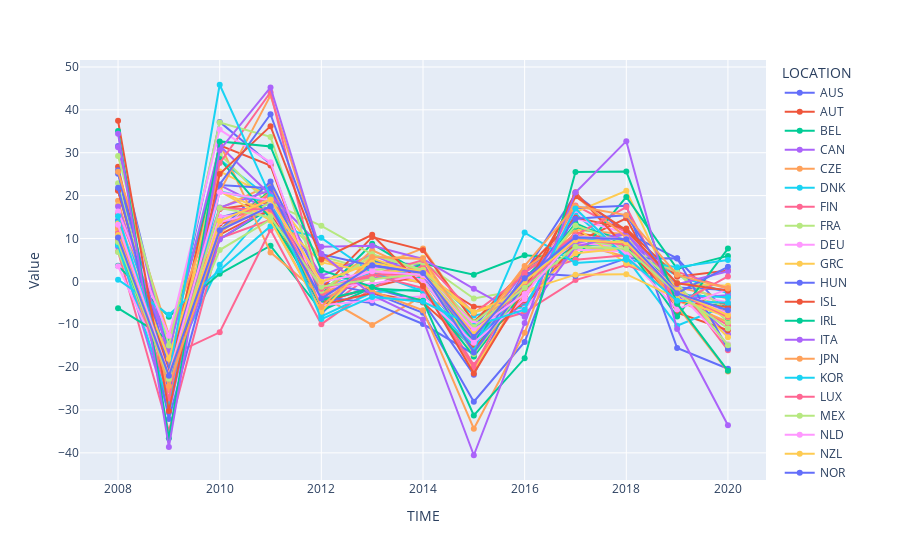

Write notebook code for a chart like this one.
### Code cell
fig_export_all = px.line(df_ex_percent_all, x='TIME', y='Value', markers=True, color='LOCATION')
fig_export_all.show()

### Figure 1 — Plotly figure (JSON) as saved in the notebook; plotly's stock layout.template omitted (floating-point values rounded to 4 significant figures)
{"data": [{"hovertemplate": "LOCATION=AUS<br>TIME=%{x}<br>Value=%{y}<extra></extra>", "legendgroup": "AUS", "line": {"color": "#636efa", "dash": "solid"}, "marker": {"symbol": "circle"}, "mode": "lines+markers", "name": "AUS", "orientation": "v", "showlegend": true, "type": "scatter", "x": [2008, 2009, 2010, 2011, 2012, 2013, 2014, 2015, 2016, 2017, 2018, 2019, 2020], "xaxis": "x", "y": [31.57, -16.79, 37.18, 27.36, -4.837, -1.566, -4.839, -21.76, 2.052, 20.29, 11.33, 5.353, -7.532], "yaxis": "y"}, {"hovertemplate": "LOCATION=AUT<br>TIME=%{x}<br>Value=%{y}<extra></extra>", "legendgroup": "AUT", "line": {"color": "#EF553B", "dash": "solid"}, "marker": {"symbol": "circle"}, "mode": "lines+markers", "name": "AUT", "orientation": "v", "showlegend": true, "type": "scatter", "x": [2008, 2009, 2010, 2011, 2012, 2013, 2014, 2015, 2016, 2017, 2018, 2019, 2020], "xaxis": "x", "y": [9.807, -24.12, 10.88, 16.96, -5.713, 4.656, 2.143, -14.54, -0.4801, 11.34, 9.441, -3.628, -5.37], "yaxis": "y"}, {"hovertemplate": "LOCATION=BEL<br>TIME=%{x}<br>Value=%{y}<extra></extra>", "legendgroup": "BEL", "line": {"color": "#00cc96", "dash": "solid"}, "marker": {"symbol": "circle"}, "mode": "lines+markers", "name": "BEL", "orientation": "v", "showlegend": true, "type": "scatter", "x": [2008, 2009, 2010, 2011, 2012, 2013, 2014, 2015, 2016, 2017, 2018, 2019, 2020], "xaxis": "x", "y": [8.962, -21.21, 9.915, 16.94, -6.205, 5.011, 0.448, -15.87, 0.3106, 8.572, 8.564, -4.515, -5.888], "yaxis": "y"}, {"hovertemplate": "LOCATION=CAN<br>TIME=%{x}<br>Value=%{y}<extra></extra>", "legendgroup": "CAN", "line": {"color": "#ab63fa", "dash": "solid"}, "marker": {"symbol": "circle"}, "mode": "lines+markers", "name": "CAN", "orientation": "v", "showlegend": true, "type": "scatter", "x": [2008, 2009, 2010, 2011, 2012, 2013, 2014, 2015, 2016, 2017, 2018, 2019, 2020], "xaxis": "x", "y": [8.622, -30.66, 22.42, 16.57, 0.8957, 0.583, 4.098, -13.97, -4.989, 7.902, 7.158, -1.029, -12.35], "yaxis": "y"}, {"hovertemplate": "LOCATION=CZE<br>TIME=%{x}<br>Value=%{y}<extra></extra>", "legendgroup": "CZE", "line": {"color": "#FFA15A", "dash": "solid"}, "marker": {"symbol": "circle"}, "mode": "lines+markers", "name": "CZE", "orientation": "v", "showlegend": true, "type": "scatter", "x": [2008, 2009, 2010, 2011, 2012, 2013, 2014, 2015, 2016, 2017, 2018, 2019, 2020], "xaxis": "x", "y": [18.77, -22.31, 17.0, 22.55, -3.131, 3.109, 7.685, -9.463, 2.582, 12.02, 10.99, -1.351, -3.987], "yaxis": "y"}, {"hovertemplate": "LOCATION=DNK<br>TIME=%{x}<br>Value=%{y}<extra></extra>", "legendgroup": "DNK", "line": {"color": "#19d3f3", "dash": "solid"}, "marker": {"symbol": "circle"}, "mode": "lines+markers", "name": "DNK", "orientation": "v", "showlegend": true, "type": "scatter", "x": [2008, 2009, 2010, 2011, 2012, 2013, 2014, 2015, 2016, 2017, 2018, 2019, 2020], "xaxis": "x", "y": [13.76, -20.64, 3.88, 17.42, -5.603, 4.045, 0.36, -14.5, -0.6417, 7.598, 7.36, 1.401, -2.783], "yaxis": "y"}, {"hovertemplate": "LOCATION=FIN<br>TIME=%{x}<br>Value=%{y}<extra></extra>", "legendgroup": "FIN", "line": {"color": "#FF6692", "dash": "solid"}, "marker": {"symbol": "circle"}, "mode": "lines+markers", "name": "FIN", "orientation": "v", "showlegend": true, "type": "scatter", "x": [2008, 2009, 2010, 2011, 2012, 2013, 2014, 2015, 2016, 2017, 2018, 2019, 2020], "xaxis": "x", "y": [6.943, -34.92, 10.04, 14.36, -7.052, 1.651, -0.3437, -19.5, -3.326, 17.71, 11.45, -2.896, -10.28], "yaxis": "y"}, {"hovertemplate": "LOCATION=FRA<br>TIME=%{x}<br>Value=%{y}<extra></extra>", "legendgroup": "FRA", "line": {"color": "#B6E880", "dash": "solid"}, "marker": {"symbol": "circle"}, "mode": "lines+markers", "name": "FRA", "orientation": "v", "showlegend": true, "type": "scatter", "x": [2008, 2009, 2010, 2011, 2012, 2013, 2014, 2015, 2016, 2017, 2018, 2019, 2020], "xaxis": "x", "y": [9.865, -21.22, 7.299, 14.38, -4.424, 2.427, 0.09226, -13.21, -1.279, 7.519, 8.421, -1.665, -14.73], "yaxis": "y"}, {"hovertemplate": "LOCATION=DEU<br>TIME=%{x}<br>Value=%{y}<extra></extra>", "legendgroup": "DEU", "line": {"color": "#FF97FF", "dash": "solid"}, "marker": {"symbol": "circle"}, "mode": "lines+markers", "name": "DEU", "orientation": "v", "showlegend": true, "type": "scatter", "x": [2008, 2009, 2010, 2011, 2012, 2013, 2014, 2015, 2016, 2017, 2018, 2019, 2020], "xaxis": "x", "y": [8.815, -22.72, 11.89, 17.33, -4.007, 3.098, 3.269, -11.74, 0.4744, 9.003, 8.088, -4.52, -7.784], "yaxis": "y"}, {"hovertemplate": "LOCATION=GRC<br>TIME=%{x}<br>Value=%{y}<extra></extra>", "legendgroup": "GRC", "line": {"color": "#FECB52", "dash": "solid"}, "marker": {"symbol": "circle"}, "mode": "lines+markers", "name": "GRC", "orientation": "v", "showlegend": true, "type": "scatter", "x": [2008, 2009, 2010, 2011, 2012, 2013, 2014, 2015, 2016, 2017, 2018, 2019, 2020], "xaxis": "x", "y": [17.76, -19.69, 11.24, 20.69, 5.093, 2.408, -0.384, -20.65, -1.864, 16.17, 21.12, -4.026, -7.075], "yaxis": "y"}, {"hovertemplate": "LOCATION=HUN<br>TIME=%{x}<br>Value=%{y}<extra></extra>", "legendgroup": "HUN", "line": {"color": "#636efa", "dash": "solid"}, "marker": {"symbol": "circle"}, "mode": "lines+markers", "name": "HUN", "orientation": "v", "showlegend": true, "type": "scatter", "x": [2008, 2009, 2010, 2011, 2012, 2013, 2014, 2015, 2016, 2017, 2018, 2019, 2020], "xaxis": "x", "y": [14.27, -23.49, 14.88, 18.09, -7.632, 4.442, 3.927, -10.59, 2.81, 10.52, 8.689, -1.41, -2.042], "yaxis": "y"}, {"hovertemplate": "LOCATION=ISL<br>TIME=%{x}<br>Value=%{y}<extra></extra>", "legendgroup": "ISL", "line": {"color": "#EF553B", "dash": "solid"}, "marker": {"symbol": "circle"}, "mode": "lines+markers", "name": "ISL", "orientation": "v", "showlegend": true, "type": "scatter", "x": [2008, 2009, 2010, 2011, 2012, 2013, 2014, 2015, 2016, 2017, 2018, 2019, 2020], "xaxis": "x", "y": [26.7, -24.08, 13.45, 16.24, -4.979, -1.308, 1.537, -5.949, -5.952, 9.044, 14.69, -7.316, -11.41], "yaxis": "y"}, {"hovertemplate": "LOCATION=IRL<br>TIME=%{x}<br>Value=%{y}<extra></extra>", "legendgroup": "IRL", "line": {"color": "#00cc96", "dash": "solid"}, "marker": {"symbol": "circle"}, "mode": "lines+markers", "name": "IRL", "orientation": "v", "showlegend": true, "type": "scatter", "x": [2008, 2009, 2010, 2011, 2012, 2013, 2014, 2015, 2016, 2017, 2018, 2019, 2020], "xaxis": "x", "y": [3.614, -8.24, 1.769, 8.308, -6.861, -1.476, 4.157, 1.536, 6.094, 5.238, 19.7, 2.899, 5.941], "yaxis": "y"}, {"hovertemplate": "LOCATION=ITA<br>TIME=%{x}<br>Value=%{y}<extra></extra>", "legendgroup": "ITA", "line": {"color": "#ab63fa", "dash": "solid"}, "marker": {"symbol": "circle"}, "mode": "lines+markers", "name": "ITA", "orientation": "v", "showlegend": true, "type": "scatter", "x": [2008, 2009, 2010, 2011, 2012, 2013, 2014, 2015, 2016, 2017, 2018, 2019, 2020], "xaxis": "x", "y": [8.048, -25.28, 9.785, 17.56, -4.026, 3.729, 1.893, -14.02, 1.036, 10.54, 8.287, -2.12, -7.545], "yaxis": "y"}, {"hovertemplate": "LOCATION=JPN<br>TIME=%{x}<br>Value=%{y}<extra></extra>", "legendgroup": "JPN", "line": {"color": "#FFA15A", "dash": "solid"}, "marker": {"symbol": "circle"}, "mode": "lines+markers", "name": "JPN", "orientation": "v", "showlegend": true, "type": "scatter", "x": [2008, 2009, 2010, 2011, 2012, 2013, 2014, 2015, 2016, 2017, 2018, 2019, 2020], "xaxis": "x", "y": [9.304, -25.4, 32.19, 6.758, -3.323, -10.18, -3.372, -9.529, 2.639, 8.83, 5.748, -4.466, -9.486], "yaxis": "y"}, {"hovertemplate": "LOCATION=KOR<br>TIME=%{x}<br>Value=%{y}<extra></extra>", "legendgroup": "KOR", "line": {"color": "#19d3f3", "dash": "solid"}, "marker": {"symbol": "circle"}, "mode": "lines+markers", "name": "KOR", "orientation": "v", "showlegend": true, "type": "scatter", "x": [2008, 2009, 2010, 2011, 2012, 2013, 2014, 2015, 2016, 2017, 2018, 2019, 2020], "xaxis": "x", "y": [13.73, -14.1, 28.44, 19.3, -1.276, 2.057, 2.276, -7.962, -6.019, 15.83, 5.455, -10.34, -5.517], "yaxis": "y"}, {"hovertemplate": "LOCATION=LUX<br>TIME=%{x}<br>Value=%{y}<extra></extra>", "legendgroup": "LUX", "line": {"color": "#FF6692", "dash": "solid"}, "marker": {"symbol": "circle"}, "mode": "lines+markers", "name": "LUX", "orientation": "v", "showlegend": true, "type": "scatter", "x": [2008, 2009, 2010, 2011, 2012, 2013, 2014, 2015, 2016, 2017, 2018, 2019, 2020], "xaxis": "x", "y": [11.39, -17.44, -11.88, 12.03, -9.984, -1.579, 3.648, -10.82, -7.22, 0.2937, 3.82, -0.407, -16.05], "yaxis": "y"}, {"hovertemplate": "LOCATION=MEX<br>TIME=%{x}<br>Value=%{y}<extra></extra>", "legendgroup": "MEX", "line": {"color": "#B6E880", "dash": "solid"}, "marker": {"symbol": "circle"}, "mode": "lines+markers", "name": "MEX", "orientation": "v", "showlegend": true, "type": "scatter", "x": [2008, 2009, 2010, 2011, 2012, 2013, 2014, 2015, 2016, 2017, 2018, 2019, 2020], "xaxis": "x", "y": [6.839, -20.86, 29.74, 17.46, 5.883, 2.488, 4.386, -4.008, -1.837, 9.848, 9.856, 2.195, -9.549], "yaxis": "y"}, {"hovertemplate": "LOCATION=NLD<br>TIME=%{x}<br>Value=%{y}<extra></extra>", "legendgroup": "NLD", "line": {"color": "#FF97FF", "dash": "solid"}, "marker": {"symbol": "circle"}, "mode": "lines+markers", "name": "NLD", "orientation": "v", "showlegend": true, "type": "scatter", "x": [2008, 2009, 2010, 2011, 2012, 2013, 2014, 2015, 2016, 2017, 2018, 2019, 2020], "xaxis": "x", "y": [15.69, -21.96, 15.05, 16.56, -1.878, 2.381, 0.3229, -15.15, -0.2233, 14.7, 11.24, -2.628, -4.868], "yaxis": "y"}, {"hovertemplate": "LOCATION=NZL<br>TIME=%{x}<br>Value=%{y}<extra></extra>", "legendgroup": "NZL", "line": {"color": "#FECB52", "dash": "solid"}, "marker": {"symbol": "circle"}, "mode": "lines+markers", "name": "NZL", "orientation": "v", "showlegend": true, "type": "scatter", "x": [2008, 2009, 2010, 2011, 2012, 2013, 2014, 2015, 2016, 2017, 2018, 2019, 2020], "xaxis": "x", "y": [13.51, -18.39, 25.64, 19.79, -0.9115, 5.664, 5.488, -17.54, -1.47, 12.62, 4.172, -0.5249, -1.053], "yaxis": "y"}, {"hovertemplate": "LOCATION=NOR<br>TIME=%{x}<br>Value=%{y}<extra></extra>", "legendgroup": "NOR", "line": {"color": "#636efa", "dash": "solid"}, "marker": {"symbol": "circle"}, "mode": "lines+markers", "name": "NOR", "orientation": "v", "showlegend": true, "type": "scatter", "x": [2008, 2009, 2010, 2011, 2012, 2013, 2014, 2015, 2016, 2017, 2018, 2019, 2020], "xaxis": "x", "y": [25.9, -32.1, 11.89, 23.3, -0.278, -2.681, -7.336, -28.08, -14.13, 17.12, 17.65, -15.55, -20.38], "yaxis": "y"}, {"hovertemplate": "LOCATION=POL<br>TIME=%{x}<br>Value=%{y}<extra></extra>", "legendgroup": "POL", "line": {"color": "#EF553B", "dash": "solid"}, "marker": {"symbol": "circle"}, "mode": "lines+markers", "name": "POL", "orientation": "v", "showlegend": true, "type": "scatter", "x": [2008, 2009, 2010, 2011, 2012, 2013, 2014, 2015, 2016, 2017, 2018, 2019, 2020], "xaxis": "x", "y": [21.26, -19.87, 16.87, 18.49, -1.771, 10.32, 7.278, -9.516, 2.536, 14.86, 12.31, 1.099, 2.536], "yaxis": "y"}, {"hovertemplate": "LOCATION=PRT<br>TIME=%{x}<br>Value=%{y}<extra></extra>", "legendgroup": "PRT", "line": {"color": "#00cc96", "dash": "solid"}, "marker": {"symbol": "circle"}, "mode": "lines+markers", "name": "PRT", "orientation": "v", "showlegend": true, "type": "scatter", "x": [2008, 2009, 2010, 2011, 2012, 2013, 2014, 2015, 2016, 2017, 2018, 2019, 2020], "xaxis": "x", "y": [8.696, -22.49, 11.61, 21.15, -3.023, 8.744, 1.537, -13.98, 0.5724, 12.76, 9.641, -1.802, -8.48], "yaxis": "y"}, {"hovertemplate": "LOCATION=SVK<br>TIME=%{x}<br>Value=%{y}<extra></extra>", "legendgroup": "SVK", "line": {"color": "#ab63fa", "dash": "solid"}, "marker": {"symbol": "circle"}, "mode": "lines+markers", "name": "SVK", "orientation": "v", "showlegend": true, "type": "scatter", "x": [2008, 2009, 2010, 2011, 2012, 2013, 2014, 2015, 2016, 2017, 2018, 2019, 2020], "xaxis": "x", "y": [31.29, -18.35, 17.2, 21.25, 1.242, 6.174, 1.238, -13.27, 2.379, 8.88, 11.34, -4.063, -3.238], "yaxis": "y"}, {"hovertemplate": "LOCATION=ESP<br>TIME=%{x}<br>Value=%{y}<extra></extra>", "legendgroup": "ESP", "line": {"color": "#FFA15A", "dash": "solid"}, "marker": {"symbol": "circle"}, "mode": "lines+markers", "name": "ESP", "orientation": "v", "showlegend": true, "type": "scatter", "x": [2008, 2009, 2010, 2011, 2012, 2013, 2014, 2015, 2016, 2017, 2018, 2019, 2020], "xaxis": "x", "y": [10.19, -18.86, 11.76, 20.84, -3.263, 7.248, 1.887, -13.05, 3.016, 10.9, 8.083, -4.066, -7.745], "yaxis": "y"}, {"hovertemplate": "LOCATION=SWE<br>TIME=%{x}<br>Value=%{y}<extra></extra>", "legendgroup": "SWE", "line": {"color": "#19d3f3", "dash": "solid"}, "marker": {"symbol": "circle"}, "mode": "lines+markers", "name": "SWE", "orientation": "v", "showlegend": true, "type": "scatter", "x": [2008, 2009, 2010, 2011, 2012, 2013, 2014, 2015, 2016, 2017, 2018, 2019, 2020], "xaxis": "x", "y": [8.424, -28.55, 20.98, 18.51, -8.194, -2.604, -1.739, -15.02, -0.7467, 10.26, 8.32, -3.118, -3.699], "yaxis": "y"}, {"hovertemplate": "LOCATION=CHE<br>TIME=%{x}<br>Value=%{y}<extra></extra>", "legendgroup": "CHE", "line": {"color": "#FF6692", "dash": "solid"}, "marker": {"symbol": "circle"}, "mode": "lines+markers", "name": "CHE", "orientation": "v", "showlegend": true, "type": "scatter", "x": [2008, 2009, 2010, 2011, 2012, 2013, 2014, 2015, 2016, 2017, 2018, 2019, 2020], "xaxis": "x", "y": [15.79, -12.51, 11.57, 20.41, -4.575, 1.53, 4.978, -7.465, 1.455, 5.016, 6.114, 2.226, -1.679], "yaxis": "y"}, {"hovertemplate": "LOCATION=TUR<br>TIME=%{x}<br>Value=%{y}<extra></extra>", "legendgroup": "TUR", "line": {"color": "#B6E880", "dash": "solid"}, "marker": {"symbol": "circle"}, "mode": "lines+markers", "name": "TUR", "orientation": "v", "showlegend": true, "type": "scatter", "x": [2008, 2009, 2010, 2011, 2012, 2013, 2014, 2015, 2016, 2017, 2018, 2019, 2020], "xaxis": "x", "y": [22.85, -22.89, 11.97, 18.36, 12.96, 6.318, 2.62, -9.562, -0.588, 9.763, 7.992, 2.057, -7.006], "yaxis": "y"}, {"hovertemplate": "LOCATION=GBR<br>TIME=%{x}<br>Value=%{y}<extra></extra>", "legendgroup": "GBR", "line": {"color": "#FF97FF", "dash": "solid"}, "marker": {"symbol": "circle"}, "mode": "lines+markers", "name": "GBR", "orientation": "v", "showlegend": true, "type": "scatter", "x": [2008, 2009, 2010, 2011, 2012, 2013, 2014, 2015, 2016, 2017, 2018, 2019, 2020], "xaxis": "x", "y": [3.54, -22.25, 13.77, 16.86, -1.477, -0.582, 1.532, -9.888, -6.413, 7.362, 7.022, -2.386, -14.75], "yaxis": "y"}, {"hovertemplate": "LOCATION=USA<br>TIME=%{x}<br>Value=%{y}<extra></extra>", "legendgroup": "USA", "line": {"color": "#FECB52", "dash": "solid"}, "marker": {"symbol": "circle"}, "mode": "lines+markers", "name": "USA", "orientation": "v", "showlegend": true, "type": "scatter", "x": [2008, 2009, 2010, 2011, 2012, 2013, 2014, 2015, 2016, 2017, 2018, 2019, 2020], "xaxis": "x", "y": [12.13, -17.97, 21.04, 15.8, 4.419, 2.118, 2.707, -7.283, -3.465, 6.578, 7.709, -1.373, -13.04], "yaxis": "y"}, {"hovertemplate": "LOCATION=ARG<br>TIME=%{x}<br>Value=%{y}<extra></extra>", "legendgroup": "ARG", "line": {"color": "#636efa", "dash": "solid"}, "marker": {"symbol": "circle"}, "mode": "lines+markers", "name": "ARG", "orientation": "v", "showlegend": true, "type": "scatter", "x": [2008, 2009, 2010, 2011, 2012, 2013, 2014, 2015, 2016, 2017, 2018, 2019, 2020], "xaxis": "x", "y": [25.08, -20.49, 22.46, 21.72, -3.613, -5.024, -9.951, -16.99, 1.985, 1.267, 5.349, 5.398, -15.71], "yaxis": "y"}, {"hovertemplate": "LOCATION=BRA<br>TIME=%{x}<br>Value=%{y}<extra></extra>", "legendgroup": "BRA", "line": {"color": "#EF553B", "dash": "solid"}, "marker": {"symbol": "circle"}, "mode": "lines+markers", "name": "BRA", "orientation": "v", "showlegend": true, "type": "scatter", "x": [2008, 2009, 2010, 2011, 2012, 2013, 2014, 2015, 2016, 2017, 2018, 2019, 2020], "xaxis": "x", "y": [21.12, -21.73, 31.72, 27.02, -5.55, -2.747, -4.953, -15.54, -4.339, 20.78, 7.725, -4.615, -6.013], "yaxis": "y"}, {"hovertemplate": "LOCATION=CHL<br>TIME=%{x}<br>Value=%{y}<extra></extra>", "legendgroup": "CHL", "line": {"color": "#00cc96", "dash": "solid"}, "marker": {"symbol": "circle"}, "mode": "lines+markers", "name": "CHL", "orientation": "v", "showlegend": true, "type": "scatter", "x": [2008, 2009, 2010, 2011, 2012, 2013, 2014, 2015, 2016, 2017, 2018, 2019, 2020], "xaxis": "x", "y": [-6.255, -13.59, 28.52, 14.66, -4.366, -1.669, -2.297, -17.52, -2.045, 13.57, 8.375, -8.21, 7.638], "yaxis": "y"}, {"hovertemplate": "LOCATION=CHN<br>TIME=%{x}<br>Value=%{y}<extra></extra>", "legendgroup": "CHN", "line": {"color": "#ab63fa", "dash": "solid"}, "marker": {"symbol": "circle"}, "mode": "lines+markers", "name": "CHN", "orientation": "v", "showlegend": true, "type": "scatter", "x": [2008, 2009, 2010, 2011, 2012, 2013, 2014, 2015, 2016, 2017, 2018, 2019, 2020], "xaxis": "x", "y": [17.44, -16.44, 31.64, 20.12, 8.055, 8.302, 5.211, -1.747, -8.257, 8.037, 11.05, -0.6919, 2.354], "yaxis": "y"}, {"hovertemplate": "LOCATION=COL<br>TIME=%{x}<br>Value=%{y}<extra></extra>", "legendgroup": "COL", "line": {"color": "#FFA15A", "dash": "solid"}, "marker": {"symbol": "circle"}, "mode": "lines+markers", "name": "COL", "orientation": "v", "showlegend": true, "type": "scatter", "x": [2008, 2009, 2010, 2011, 2012, 2013, 2014, 2015, 2016, 2017, 2018, 2019, 2020], "xaxis": "x", "y": [25.56, -12.6, 20.87, 43.37, 5.852, -2.262, -6.75, -34.37, -12.01, 19.89, 10.24, -5.731, -21.05], "yaxis": "y"}, {"hovertemplate": "LOCATION=CRI<br>TIME=%{x}<br>Value=%{y}<extra></extra>", "legendgroup": "CRI", "line": {"color": "#19d3f3", "dash": "solid"}, "marker": {"symbol": "circle"}, "mode": "lines+markers", "name": "CRI", "orientation": "v", "showlegend": true, "type": "scatter", "x": [2008, 2009, 2010, 2011, 2012, 2013, 2014, 2015, 2016, 2017, 2018, 2019, 2020], "xaxis": "x", "y": [0.3911, -7.813, 2.585, 12.88, 10.15, 1.997, -2.275, -16.17, 11.36, 4.305, 5.015, 3.316, 4.997], "yaxis": "y"}, {"hovertemplate": "LOCATION=EST<br>TIME=%{x}<br>Value=%{y}<extra></extra>", "legendgroup": "EST", "line": {"color": "#FF6692", "dash": "solid"}, "marker": {"symbol": "circle"}, "mode": "lines+markers", "name": "EST", "orientation": "v", "showlegend": true, "type": "scatter", "x": [2008, 2009, 2010, 2011, 2012, 2013, 2014, 2015, 2016, 2017, 2018, 2019, 2020], "xaxis": "x", "y": [12.96, -27.33, 27.58, 44.1, -3.262, 1.553, -1.604, -20.08, 1.976, 10.77, 17.32, -5.326, 1.135], "yaxis": "y"}, {"hovertemplate": "LOCATION=IND<br>TIME=%{x}<br>Value=%{y}<extra></extra>", "legendgroup": "IND", "line": {"color": "#B6E880", "dash": "solid"}, "marker": {"symbol": "circle"}, "mode": "lines+markers", "name": "IND", "orientation": "v", "showlegend": true, "type": "scatter", "x": [2008, 2009, 2010, 2011, 2012, 2013, 2014, 2015, 2016, 2017, 2018, 2019, 2020], "xaxis": "x", "y": [29.23, -14.94, 37.06, 33.69, -2.215, 6.235, 2.523, -16.93, -1.384, 13.03, 8.788, -0.2974, -14.91], "yaxis": "y"}, {"hovertemplate": "LOCATION=IDN<br>TIME=%{x}<br>Value=%{y}<extra></extra>", "legendgroup": "IDN", "line": {"color": "#FF97FF", "dash": "solid"}, "marker": {"symbol": "circle"}, "mode": "lines+markers", "name": "IDN", "orientation": "v", "showlegend": true, "type": "scatter", "x": [2008, 2009, 2010, 2011, 2012, 2013, 2014, 2015, 2016, 2017, 2018, 2019, 2020], "xaxis": "x", "y": [16.29, -12.68, 35.4, 27.75, -5.629, -4.403, -3.478, -14.31, -4.123, 16.62, 6.218, -6.547, -1.77], "yaxis": "y"}, {"hovertemplate": "LOCATION=ISR<br>TIME=%{x}<br>Value=%{y}<extra></extra>", "legendgroup": "ISR", "line": {"color": "#FECB52", "dash": "solid"}, "marker": {"symbol": "circle"}, "mode": "lines+markers", "name": "ISR", "orientation": "v", "showlegend": true, "type": "scatter", "x": [2008, 2009, 2010, 2011, 2012, 2013, 2014, 2015, 2016, 2017, 2018, 2019, 2020], "xaxis": "x", "y": [12.03, -18.07, 21.02, 14.21, -7.069, 5.372, 1.207, -7.259, -2.229, 1.558, 1.666, -3.978, -8.365], "yaxis": "y"}, {"hovertemplate": "LOCATION=LVA<br>TIME=%{x}<br>Value=%{y}<extra></extra>", "legendgroup": "LVA", "line": {"color": "#636efa", "dash": "solid"}, "marker": {"symbol": "circle"}, "mode": "lines+markers", "name": "LVA", "orientation": "v", "showlegend": true, "type": "scatter", "x": [2008, 2009, 2010, 2011, 2012, 2013, 2014, 2015, 2016, 2017, 2018, 2019, 2020], "xaxis": "x", "y": [21.82, -23.63, 22.6, 38.98, 6.319, 3.642, 1.924, -16.57, -0.8232, 14.61, 15.44, -2.769, 3.386], "yaxis": "y"}, {"hovertemplate": "LOCATION=LTU<br>TIME=%{x}<br>Value=%{y}<extra></extra>", "legendgroup": "LTU", "line": {"color": "#EF553B", "dash": "solid"}, "marker": {"symbol": "circle"}, "mode": "lines+markers", "name": "LTU", "orientation": "v", "showlegend": true, "type": "scatter", "x": [2008, 2009, 2010, 2011, 2012, 2013, 2014, 2015, 2016, 2017, 2018, 2019, 2020], "xaxis": "x", "y": [37.46, -30.21, 25.03, 36.2, 5.124, 10.87, -1.086, -21.52, -1.889, 19.82, 11.89, -0.4512, -2.153], "yaxis": "y"}, {"hovertemplate": "LOCATION=RUS<br>TIME=%{x}<br>Value=%{y}<extra></extra>", "legendgroup": "RUS", "line": {"color": "#00cc96", "dash": "solid"}, "marker": {"symbol": "circle"}, "mode": "lines+markers", "name": "RUS", "orientation": "v", "showlegend": true, "type": "scatter", "x": [2008, 2009, 2010, 2011, 2012, 2013, 2014, 2015, 2016, 2017, 2018, 2019, 2020], "xaxis": "x", "y": [35.07, -36.6, 32.64, 31.46, 2.607, -1.292, -4.528, -31.28, -17.95, 25.52, 25.62, -5.206, -20.88], "yaxis": "y"}, {"hovertemplate": "LOCATION=SAU<br>TIME=%{x}<br>Value=%{y}<extra></extra>", "legendgroup": "SAU", "line": {"color": "#ab63fa", "dash": "solid"}, "marker": {"symbol": "circle"}, "mode": "lines+markers", "name": "SAU", "orientation": "v", "showlegend": true, "type": "scatter", "x": [2008, 2009, 2010, 2011, 2012, 2013, 2014, 2015, 2016, 2017, 2018, 2019, 2020], "xaxis": "x", "y": [34.44, -38.65, 30.59, 45.23, 6.455, -3.196, -8.896, -40.56, -9.724, 20.72, 32.7, -11.13, -33.54], "yaxis": "y"}, {"hovertemplate": "LOCATION=SVN<br>TIME=%{x}<br>Value=%{y}<extra></extra>", "legendgroup": "SVN", "line": {"color": "#FFA15A", "dash": "solid"}, "marker": {"symbol": "circle"}, "mode": "lines+markers", "name": "SVN", "orientation": "v", "showlegend": true, "type": "scatter", "x": [2008, 2009, 2010, 2011, 2012, 2013, 2014, 2015, 2016, 2017, 2018, 2019, 2020], "xaxis": "x", "y": [12.43, -24.39, 11.44, 19.63, -5.957, 5.655, 5.208, -12.01, 3.597, 17.54, 15.44, 1.516, -1.67], "yaxis": "y"}, {"hovertemplate": "LOCATION=ZAF<br>TIME=%{x}<br>Value=%{y}<extra></extra>", "legendgroup": "ZAF", "line": {"color": "#19d3f3", "dash": "solid"}, "marker": {"symbol": "circle"}, "mode": "lines+markers", "name": "ZAF", "orientation": "v", "showlegend": true, "type": "scatter", "x": [2008, 2009, 2010, 2011, 2012, 2013, 2014, 2015, 2016, 2017, 2018, 2019, 2020], "xaxis": "x", "y": [15.2, -22.25, 45.85, 19.75, -8.81, -3.623, -4.782, -10.44, -6.594, 16.99, 5.59, -4.52, -5.014], "yaxis": "y"}, {"hovertemplate": "LOCATION=OECD<br>TIME=%{x}<br>Value=%{y}<extra></extra>", "legendgroup": "OECD", "line": {"color": "#FF6692", "dash": "solid"}, "marker": {"symbol": "circle"}, "mode": "lines+markers", "name": "OECD", "orientation": "v", "showlegend": true, "type": "scatter", "x": [2008, 2009, 2010, 2011, 2012, 2013, 2014, 2015, 2016, 2017, 2018, 2019, 2020], "xaxis": "x", "y": [11.15, -21.74, 17.01, 16.78, -1.754, 1.598, 1.617, -11.6, -1.129, 9.874, 8.528, -2.62, -8.251], "yaxis": "y"}, {"hovertemplate": "LOCATION=G-7<br>TIME=%{x}<br>Value=%{y}<extra></extra>", "legendgroup": "G-7", "line": {"color": "#B6E880", "dash": "solid"}, "marker": {"symbol": "circle"}, "mode": "lines+markers", "name": "G-7", "orientation": "v", "showlegend": true, "type": "scatter", "x": [2008, 2009, 2010, 2011, 2012, 2013, 2014, 2015, 2016, 2017, 2018, 2019, 2020], "xaxis": "x", "y": [9.199, -22.7, 17.1, 14.99, -1.258, 0.4818, 1.772, -10.63, -1.498, 8.085, 7.589, -2.72, -11.0], "yaxis": "y"}, {"hovertemplate": "LOCATION=G-20<br>TIME=%{x}<br>Value=%{y}<extra></extra>", "legendgroup": "G-20", "line": {"color": "#FF97FF", "dash": "solid"}, "marker": {"symbol": "circle"}, "mode": "lines+markers", "name": "G-20", "orientation": "v", "showlegend": true, "type": "scatter", "x": [2008, 2009, 2010, 2011, 2012, 2013, 2014, 2015, 2016, 2017, 2018, 2019, 2020], "xaxis": "x", "y": [13.19, -21.88, 20.78, 18.89, -0.1806, 2.347, 1.493, -11.38, -2.968, 10.37, 9.854, -2.47, -7.529], "yaxis": "y"}, {"hovertemplate": "LOCATION=EA19<br>TIME=%{x}<br>Value=%{y}<extra></extra>", "legendgroup": "EA19", "line": {"color": "#FECB52", "dash": "solid"}, "marker": {"symbol": "circle"}, "mode": "lines+markers", "name": "EA19", "orientation": "v", "showlegend": true, "type": "scatter", "x": [2008, 2009, 2010, 2011, 2012, 2013, 2014, 2015, 2016, 2017, 2018, 2019, 2020], "xaxis": "x", "y": [10.81, -21.97, 14.08, 19.11, -0.09342, 4.328, 2.134, -12.35, -0.03754, 9.572, 9.039, -2.432, -7.91], "yaxis": "y"}, {"hovertemplate": "LOCATION=EU27_2020<br>TIME=%{x}<br>Value=%{y}<extra></extra>", "legendgroup": "EU27_2020", "line": {"color": "#636efa", "dash": "solid"}, "marker": {"symbol": "circle"}, "mode": "lines+markers", "name": "EU27_2020", "orientation": "v", "showlegend": true, "type": "scatter", "x": [2008, 2009, 2010, 2011, 2012, 2013, 2014, 2015, 2016, 2017, 2018, 2019, 2020], "xaxis": "x", "y": [10.24, -22.04, 11.91, 17.49, -3.997, 3.741, 1.963, -12.98, 0.6969, 10.3, 9.802, -2.748, -6.736], "yaxis": "y"}], "layout": {"legend": {"title": {"text": "LOCATION"}, "tracegroupgap": 0}, "margin": {"t": 60}, "xaxis": {"anchor": "y", "domain": [0, 1], "title": {"text": "TIME"}}, "yaxis": {"anchor": "x", "domain": [0, 1], "title": {"text": "Value"}}}}
